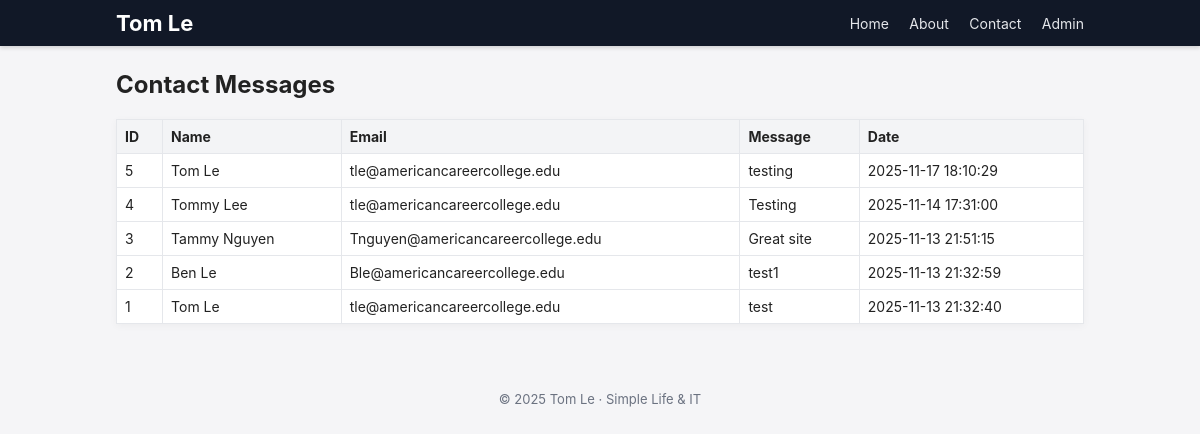
/admin/messages (signed in), run on the app's committed database.
### tables this page shows
CREATE TABLE contacts (
            id INTEGER PRIMARY KEY AUTOINCREMENT,
            name TEXT NOT NULL,
            email TEXT NOT NULL,
            message TEXT NOT NULL,
            created_at TIMESTAMP DEFAULT CURRENT_TIMESTAMP
        );

### app.py (the view)
@app.route("/admin/messages")
def admin_messages():
    if not session.get("admin_logged_in"):
        return redirect(url_for("login"))
    conn = get_db_connection()
    c = conn.cursor()
    c.execute("SELECT id, name, email, message, created_at FROM contacts ORDER BY created_at DESC")
    messages = c.fetchall()
    conn.close()
    return render_template("admin_messages.html", messages=messages)

### app.py (called while the page is built)
def get_db_connection():
    conn = sqlite3.connect("contact.db")
    conn.row_factory = sqlite3.Row  # lets us use row["name"]
    return conn

### templates/admin_messages.html (shortened to what this page needs)
{% extends "base.html" %}
{% block content %}
  <h2>Contact Messages</h2>
  {% if messages %}
    <table class="messages-table">
      <tr>
        <th>ID</th>
        <th>Name</th>
        <th>Email</th>
        <th>Message</th>
        <th>Date</th>
      </tr>
      {% for msg in messages %}
      <tr>
        <td>{{ msg["id"] }}</td>
        <td>{{ msg["name"] }}</td>
        <td>{{ msg["email"] }}</td>
        <td>{{ msg["message"] }}</td>
        <td>{{ msg["created_at"] }}</td>
      </tr>
      {% endfor %}
    </table>
  {% else %}
    <p>No messages yet.</p>
  {% endif %}
{% endblock %}

### templates/base.html (shortened to what this page needs)
<!DOCTYPE html>
<html lang="en">
<head>
    <link rel="stylesheet" href="{{ url_for('static', filename='style.css') }}">
</head>
<body>
    <header>
        <div class="header-inner">
            <h1>Tom Le</h1>
            <nav>
                <a href="{{ url_for('home') }}">Home</a>
                <a href="{{ url_for('about') }}">About</a>
                <a href="{{ url_for('contact') }}">Contact</a>
                <a href="{{ url_for('admin_messages') }}">Admin</a>
            </nav>
        </div>
    </header>
    <main class="container">
        {% block content %}{% endblock %}
    </main>
    <footer>
        <p>&copy; 2025 Tom Le · Simple Life &amp; IT</p>
    </footer>
</body>
</html>

### static/style.css (style rules this page uses)
* { box-sizing: border-box; }
body { margin: 0; font-family: -apple-system, BlinkMacSystemFont, "Segoe UI", Arial, sans-serif; background: #f5f5f7; color: #222; }
header { background: #111827; color: #fff; padding: 10px 0; box-shadow: 0 2px 4px rgba(0,0,0,0.15); }
.header-inner { max-width: 1000px; margin: 0 auto; padding: 0 16px; display: flex; align-items: center; justify-content: space-between; }
header h1 { margin: 0; font-size: 22px; }
nav a { color: #e5e7eb; text-decoration: none; margin-left: 16px; font-size: 14px; }
.container { max-width: 1000px; margin: 24px auto 40px; padding: 0 16px; }
.messages-table { width: 100%; border-collapse: collapse; background: #ffffff; box-shadow: 0 2px 8px rgba(0,0,0,0.04); }
.messages-table th, .messages-table td { border: 1px solid #e5e7eb; padding: 8px; font-size: 14px; }
.messages-table th { background: #f3f4f6; text-align: left; }
footer { text-align: center; padding: 14px 0; font-size: 13px; color: #6b7280; }

### data on the page
contacts: id "5", name "Tom Le", email "tle@americancareercollege.edu", message "testing", created_at "2025-11-17 18:10:29"
contacts: id "4", name "Tommy Lee", email "tle@americancareercollege.edu", message "Testing", created_at "2025-11-14 17:31:00"
contacts: id "3", name "Tammy Nguyen", email "Tnguyen@americancareercollege.edu", message "Great site", created_at "2025-11-13 21:51:15"
contacts: id "2", name "Ben Le", email "Ble@americancareercollege.edu", message "test1", created_at "2025-11-13 21:32:59"
contacts: id "1", name "Tom Le", email "tle@americancareercollege.edu", message "test", created_at "2025-11-13 21:32:40"
